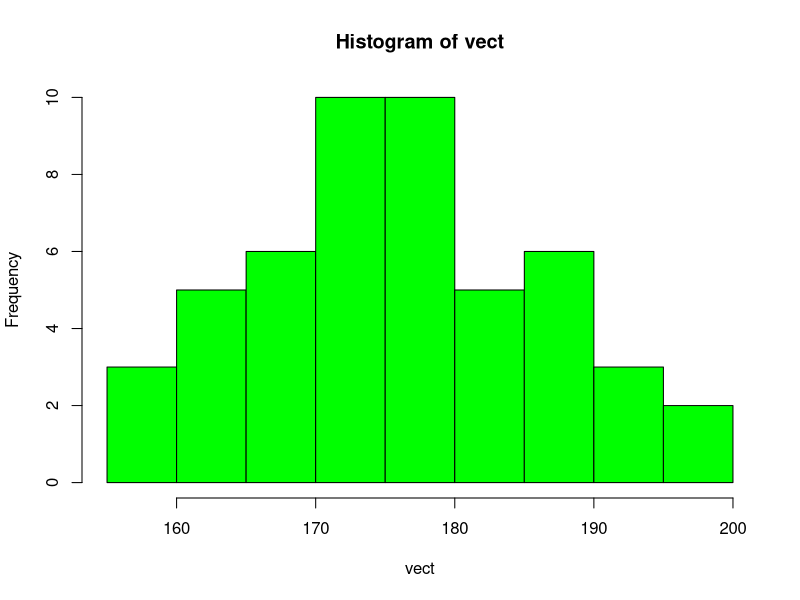
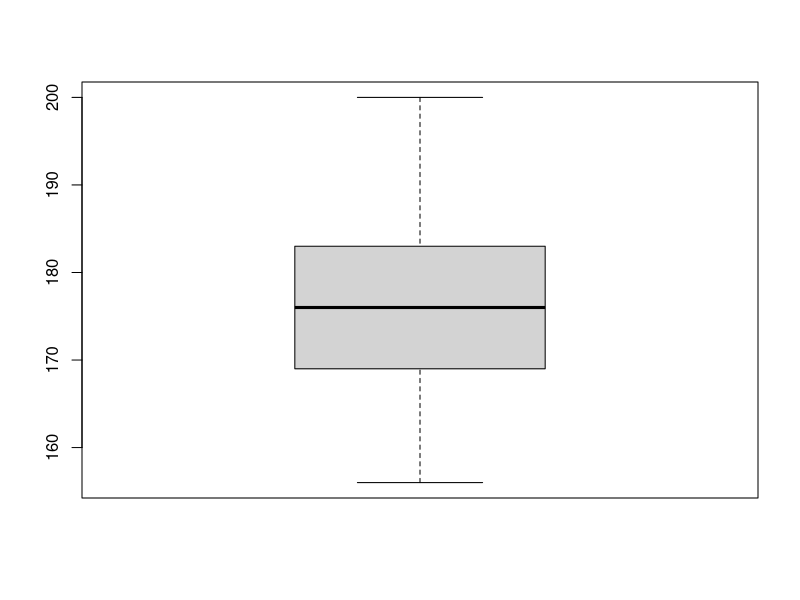
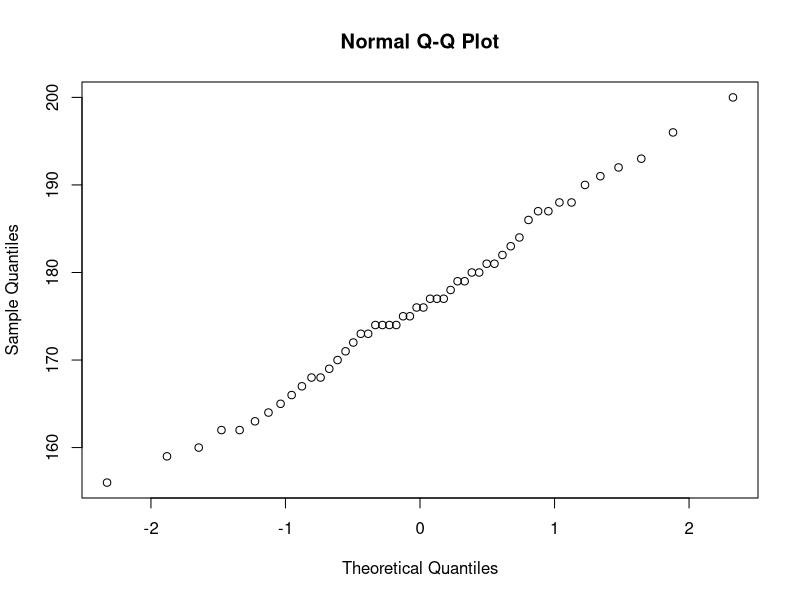

Write the R code that produced these figures, in order.
# Author: Antero Maripuu
# Date: 04/10/2018
# Homework in MSc Applied Statistics and Financial Modelling (University of London)
# Course: Statistical Analysis (2018/2019)
# All rights reserved

#The following data are te masses in grams of a random sample of size 50 from a choort of
#young salmon. The data are assumed to come from a N()
#############################################################
#Salmon masses in grames
# (162,170,171,169,188,188,174,156,172,168,
#  173,164,184,174,165,168,174,179,162,179,
#  174,159,190,175,193,183,177,181,192,175,
#  167,173,166,178,160,186,163,181,177,180,
#  177,180,182,200,187,187,196,176,191,176)
#
#  1. Construct a vector in R that contains the data
vect = c(162, 170, 171, 169, 188, 188, 174, 156, 172, 168,
         173, 164, 184, 174, 165, 168, 174, 179, 162, 179,
         174, 159, 190, 175, 193, 183, 177, 181, 192, 175,
         167, 173, 166, 178, 160, 186, 163, 181, 177, 180,
         177, 180, 182, 200, 187, 187, 196, 176, 191, 176)

# 2. Obtain basic summary statistics of the data, including the variance
summary(vect)
variance=var(vect)

# 3.Use the functions hist and boxplot to plot the data. Additional, a normal probability
#plot can be obtained using function qqnorm

hist(vect, col = "green")
boxplot(vect)
qqnorm(vect)

# 4. Obtain a 95% confidence interval for μ (mean)
t.test(vect)

# 5. Use R to calculate percentage points of the appropriate chi-square distribution and hence
#construct a vector that contains the end point of 95% confidence interval for σ2 (variance)
